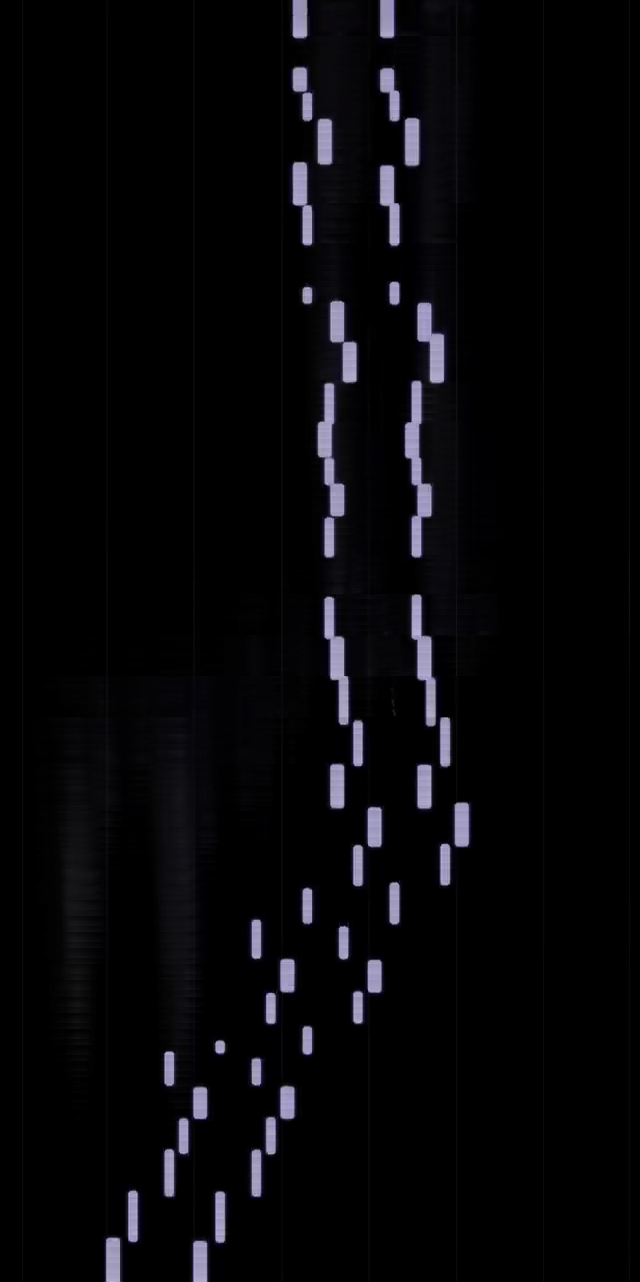
#> input picture output_stitch.png, 640 x 1282 px
$ python WaterfallProcess.py output_stitch.png output_process.png rectangles.json
#> lines starting #> are read from the running program, lines starting #| are printed output that depends on the picture; after the words box and inside, x2 and y2 are one past the last pixel; in counts of white or black regions, pixels touching at a corner belong together
import cv2
import numpy as np
import sys
import argparse
import json


def preprocess_image(image_file):
    """
    Preprocess the input image to remove noise and threshold the keys.
    Returns a numpy array of the preprocessed image and saves the result to a file.
    """
#> called with image_file = 'output_stitch.png'
    image = cv2.imread(image_file, 0)
#> image: shape (1282, 640); min 0, max 187, mean 6.9
    _, thresholded = cv2.threshold(image, 127, 255, cv2.THRESH_BINARY)
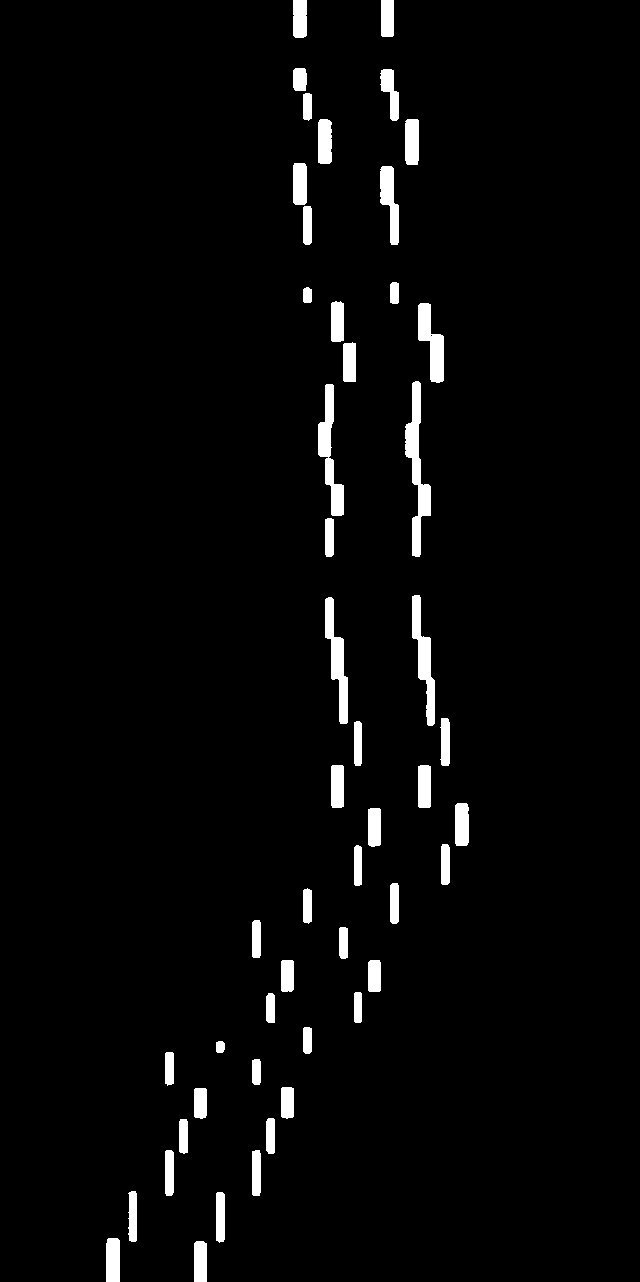
#> thresholded: shape (1282, 640); 3.1% white; 50 white regions, largest, box (x1, y1, x2, y2) and area: (405, 381, 431, 557) 1856, (318, 384, 344, 516) 1444, (412, 595, 435, 726) 1331
    filtered = cv2.medianBlur(thresholded, 5)
#> filtered: shape (1282, 640); 3% white; 49 white regions, largest, box (x1, y1, x2, y2) and area: (405, 381, 431, 557) 1855, (318, 384, 344, 516) 1440, (412, 595, 435, 726) 1326
    cv2.imwrite("debug_threshold.png", filtered)
    return filtered

# This function returns the area inside the rectangle that is filled with white pixels, and the part that is filled with black pixels.
def match_area(image, rectangle, outer_rectangle=None):
    # If rectangle is a list of rectangles, return the sum of the areas of all rectangles. (Intersections are not counted twice.)
    if isinstance(rectangle, list) and (isinstance(rectangle[0], list) or isinstance(rectangle[0], tuple)):
        # Find the bounding box of all rectangles.
        x, y, w, h = outer_rectangle
        area = w * h

        # Create a mask of the rectangles
        intersection_mask = np.zeros(image.shape, dtype=np.uint8)
        intersection_mask = intersection_mask[y:y + h, x:x + w]

        for rect in rectangle:
            # Fill the mask with white pixels where rect is located.
            x1, y1, w1, h1 = rect
            intersection_mask[y1 - y:y1 - y + h1, x1 - x:x1 - x + w1] = 255

        # Count the number of white pixels that are both in the mask and in the image.
        white_area = np.sum(np.logical_and(image[y:y + h, x:x + w] == 255, intersection_mask == 255))
        black_area = area - white_area

        return white_area, black_area
    else:
        x, y, w, h = rectangle
        area = w * h
        white_area = np.sum(image[y:y + h, x:x + w] == 255)
        black_area = area - white_area
        return white_area, black_area

def separate_contours(image, contour, threshold=10):
    """
    Separates merged contours into individual convex contours.

    Args:
    image (np.array): Binary image containing the contours.
    contour (list): A list of points representing the contour to be separated.
    threshold (float): Distance threshold for convexity defect points to be considered as separation points.

    Returns:
    list: A list of individual convex contours.
    """

    # Find convex hull
    hull = cv2.convexHull(contour, returnPoints=False)

    # Calculate convexity defects
    defects = cv2.convexityDefects(contour, hull)

    if defects is None:
        return [contour]

    separation_points = []

    for i in range(defects.shape[0]):
        s, e, f, d = defects[i, 0]
        if d > threshold:
            separation_points.append(f)

    # If no separation points are found, return the original contour
    if len(separation_points) == 0:
        return [contour]

    separated_contours = []
    separation_points.append(separation_points[0])  # Close the loop

    # Create separate contours based on the separation points
    for i in range(len(separation_points) - 1):
        start = separation_points[i]
        end = separation_points[i + 1]
        separated_contour = contour[start:end]
        separated_contours.append(separated_contour)

    return separated_contours

def subdivide_rectangle(image, contour):
    """
    Takes a contour that mistakook multiple keys for a single contour, and subdivides it into the correct note rectangle contours.
    """
    bounding_rect = cv2.boundingRect(contour)

    # Use function separate_contours with different threshold values, and keep the result with the best area ratio.
    best_ratio = 0
    best_separated_contours = None

    for thres in range(1, 100, 1):
        separated_contours = separate_contours(image, contour, threshold=thres)

        # Calculate the area ratio of the separated contours
        rectangle_list = [cv2.boundingRect(c) for c in separated_contours]

        # Max white area
        max_white_area, black_area = match_area(image, bounding_rect)
        aw, ab = match_area(image, rectangle_list, bounding_rect)
        area_ratio = aw / max_white_area

        if area_ratio > best_ratio:
            best_ratio = area_ratio
            best_separated_contours = separated_contours

    # Convert the contours to rectangles
    rectangle_list = [cv2.boundingRect(c) for c in best_separated_contours]

    # Keep only the rectangles that are within the bounding rectangle
    rectangle_list = [r for r in rectangle_list if r[0] >= bounding_rect[0] and r[1] >= bounding_rect[1] and r[0] + r[2] <= bounding_rect[0] + bounding_rect[2] and r[1] + r[3] <= bounding_rect[1] + bounding_rect[3]]

    # Keep only the rectangles that are not too thin
    rectangle_list = [r for r in rectangle_list if r[2] >= 5]

    print(f"Area ratio: {best_ratio}")

    return rectangle_list


def detect_rectangles(image):
    """
    Detect the rectangles corresponding to the keys using Watershed Algorithm.
    Handles cases where keys may be touching.
    Returns a list of rectangles.
    """
    kernel = cv2.getStructuringElement(cv2.MORPH_RECT, (3, 3))
    dilated = cv2.dilate(image, kernel, iterations=0)

    # Distance transform and normalization
    dist_transform = cv2.distanceTransform(dilated, cv2.DIST_L2, 5)
    _, sure_fg = cv2.threshold(dist_transform, 0.35 * dist_transform.max(), 255, 0)
#> sure_fg: shape (1282, 640) float32; 1.7% white; 50 white regions, largest, box (x1, y1, x2, y2) and area: (407, 383, 429, 555) 1073, (320, 386, 342, 514) 841, (327, 599, 346, 722) 759

    # Finding sure background area
    sure_fg = np.uint8(sure_fg)
    unknown = cv2.subtract(dilated, sure_fg)
#> unknown: shape (1282, 640); 1.3% white in thin lines or dots, all inside (x1, y1, x2, y2) = (106, 0, 469, 1282)

    # Marker labelling
    _, markers = cv2.connectedComponents(sure_fg)
#> markers: shape (1282, 640) int32; 51 distinct labels, from 0 to 50

    # Add one to all labels so that sure background is not 0, but 1
    markers = markers + 1
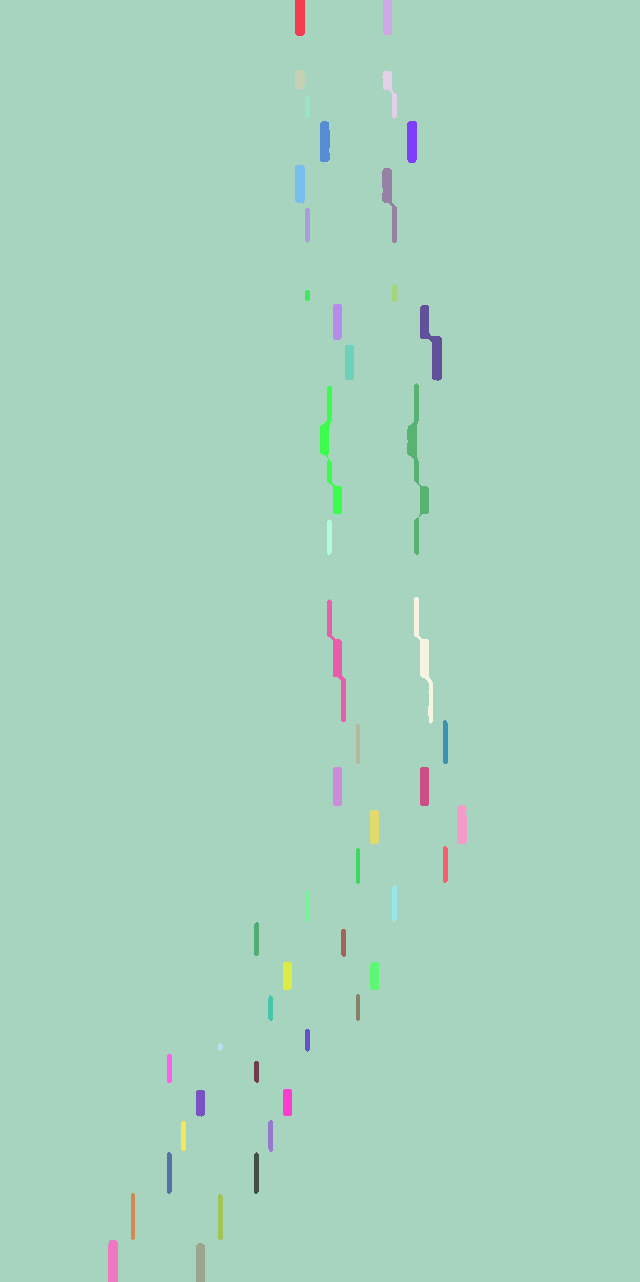
#> markers: shape (1282, 640) int32; 51 distinct labels, from 1 to 51; one colour per label, 0 black

    # Mark the region of unknown with zero
    markers[unknown == 255] = 0

    # Apply the watershed
    cv2.watershed(cv2.cvtColor(image, cv2.COLOR_GRAY2BGR), markers)

    # Get the list of unique markers
    unique_markers = np.unique(markers)
#> unique_markers = 52 values from -1 to 51
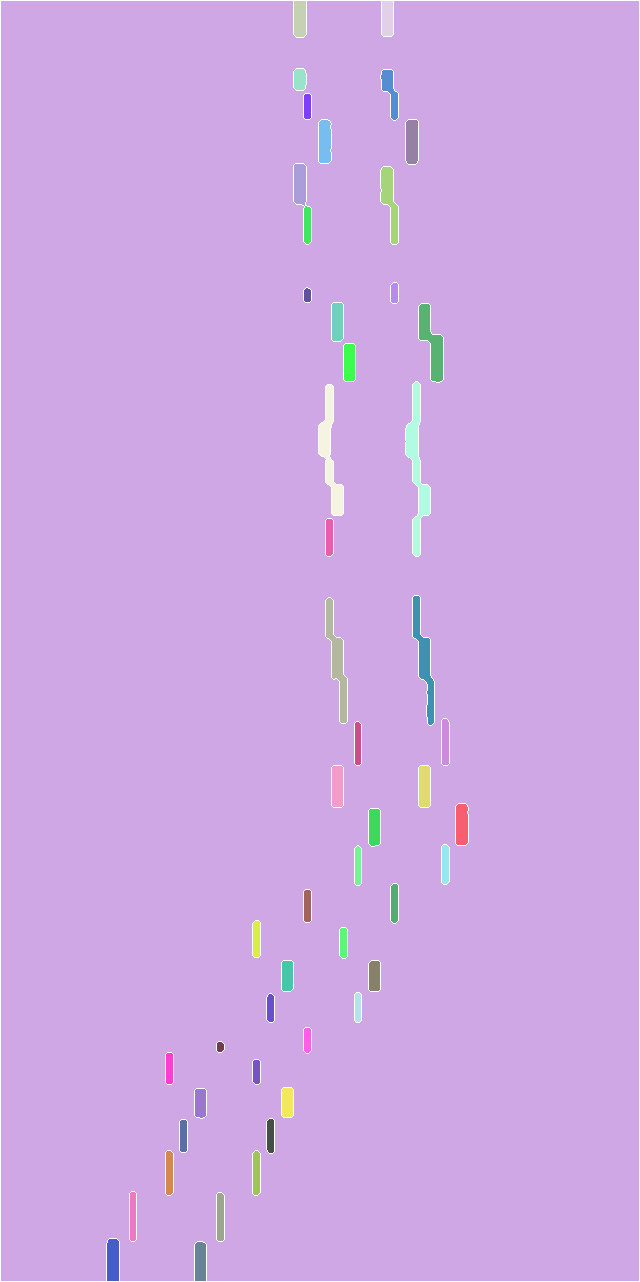
#> markers: shape (1282, 640) int32; 52 distinct labels, from -1 to 51; one colour per label, 0 black, -1 white

    rectangles = []
    min_cover_ratio = 0.95

    for marker in unique_markers:
        if marker == 0 or marker == 1: # Skip the background and the foreground.
            continue

        mask = np.zeros_like(image, dtype=np.uint8)
        mask[markers == marker] = 255

        contours, _ = cv2.findContours(mask, cv2.RETR_EXTERNAL, cv2.CHAIN_APPROX_SIMPLE)

        for contour in contours:
            x, y, w, h = cv2.boundingRect(contour)
            if w > 0 and h > 0:

                rect = (x, y, w, h)
                white_area, black_area = match_area(image, rect)
                area_coverage_ratio = white_area / (white_area + black_area)
                print(f"Rectangle: x: {x}, y: {y}, w: {w}, h: {h}")
                print(f"Area coverage ratio: {area_coverage_ratio}")

                if area_coverage_ratio < 0.05:
                    print(f"### Skipping rectangle: {rect}")
                    continue # Likely a rectangle enclosing the entire image.
                elif area_coverage_ratio < min_cover_ratio:
                    print(f"### Subdividing rectangle: {rect}")
                    # The rectangle may be covering multiple keys.
                    # Subdivide the rectangle into multiple rectangles.
                    rects = subdivide_rectangle(image, contour)
                    print(f"### Result: {rects}")
                    rectangles += rects
                else:
                    rectangles.append(rect)
                    print("Single rectangle.")
#> this loop made 52 passes
#> (marker, contours) on pass 1: (-1, [[[0, 0], [0, 1281], [639, 1281], [639, 0]]])
#> (printed output is left out)
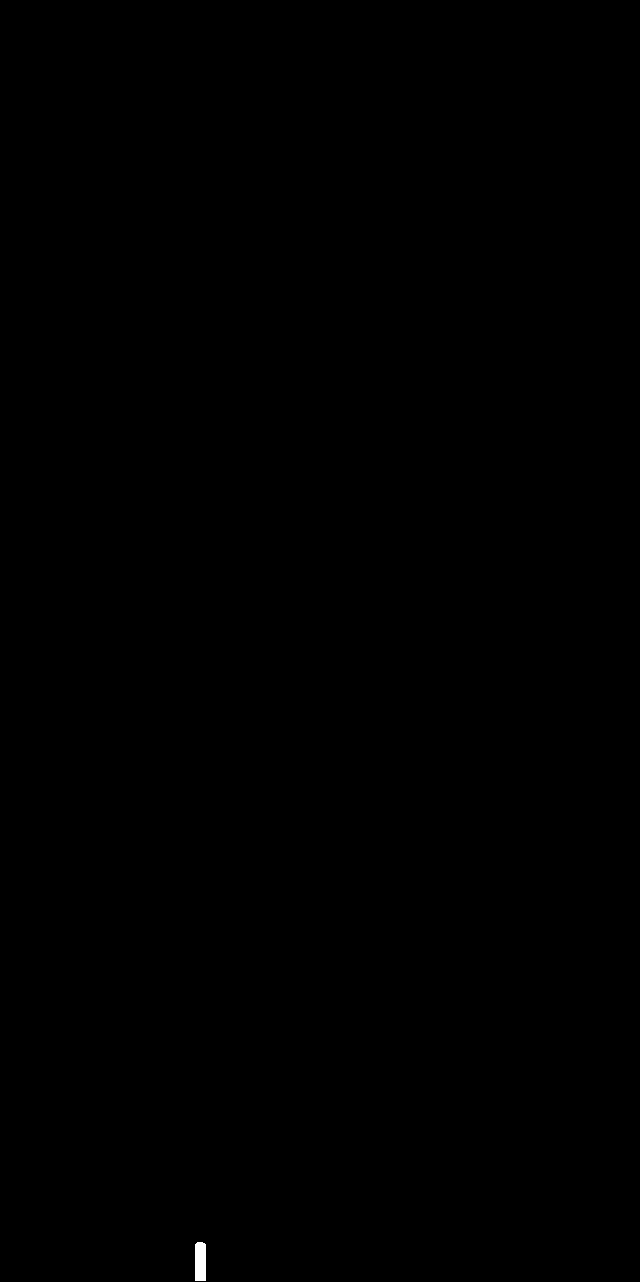
#> mask: shape (1282, 640); 0.05% white; 1 white region, box (x1, y1, x2, y2) and area: (195, 1242, 206, 1281) 422

    return rectangles

def write_image(image, rectangles, output_file):
    """
    To help debugging, write the rectangles on top of the image and save it to a file.
    """
#> called with output_file = 'output_process.png'
    for rect in rectangles:
        x, y, w, h = rect
        cv2.rectangle(image, (x, y), (x + w, y + h), (150, 150, 150), 2) # If the color isn't visible, change the values.
#> this loop made 61 passes
#> rect on passes 1 to 12: (294, 1, 12, 36), (382, 1, 11, 35), (294, 69, 12, 21), (382, 79, 6, 12), (391, 89, 7, 31), (304, 94, 7, 25), (319, 120, 12, 43), (406, 120, 12, 44), (294, 164, 12, 42), (381, 189, 7, 15), (391, 206, 7, 38), (304, 206, 7, 38)
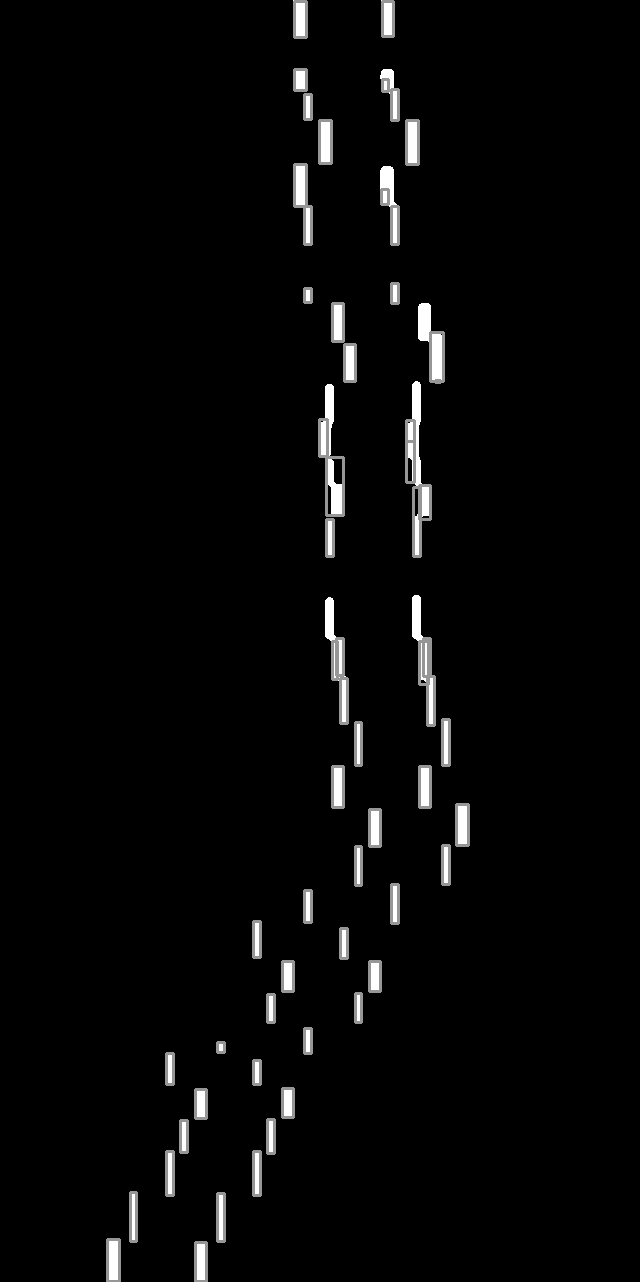
#> image: shape (1282, 640); min 0, max 255, mean 7

    cv2.imwrite(output_file, image)

    return rectangles

def write_json(rectangles, output_file):
    """
    Write the rectangles to a json file.
    """
#> called with output_file = 'rectangles.json'

    rects = []
    for rect in rectangles:
        x, y, w, h = rect
        rects.append({"x": x, "y": y, "width": w, "height": h})
    data = {"rectangles": rects}

    with open(output_file, "w") as f:
        json.dump(data, f)

def main():
    parser = argparse.ArgumentParser(description="Convert a Synthesia-style piano roll image to a list of rectangles representing the notes.")
    parser.add_argument("image_file", help="Input image file")
    parser.add_argument("output_process", help="Debug image file showing the detected rectangles")
    parser.add_argument("output_file", help="Output json file listing the rectangles")

    args = parser.parse_args()

    image = preprocess_image(args.image_file)
    rectangles = detect_rectangles(image)
    write_image(image, rectangles, args.output_process)
    write_json(rectangles, args.output_file)

if __name__ == "__main__":
    main()

# To run the script, use the following command:
# python WaterfallProcess.py output_stitch.png output_process.png rectangles.json
